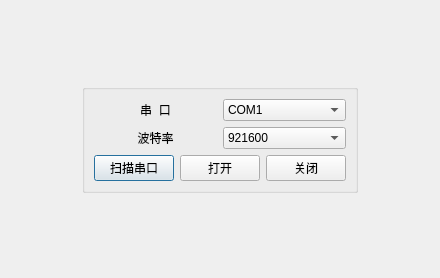
<?xml version="1.0" encoding="UTF-8"?>
<ui version="4.0">
 <class>Dialog</class>
 <widget class="QDialog" name="Dialog">
  <property name="geometry">
   <rect>
    <x>0</x>
    <y>0</y>
    <width>440</width>
    <height>278</height>
   </rect>
  </property>
  <property name="windowTitle">
   <string>Dialog</string>
  </property>
  <layout class="QGridLayout" name="gridLayout_2">
   <item row="0" column="0">
    <widget class="QGroupBox" name="groupBox">
     <property name="sizePolicy">
      <sizepolicy hsizetype="Fixed" vsizetype="Fixed">
       <horstretch>0</horstretch>
       <verstretch>0</verstretch>
      </sizepolicy>
     </property>
     <property name="title">
      <string/>
     </property>
     <layout class="QGridLayout" name="gridLayout">
      <item row="0" column="0">
       <layout class="QHBoxLayout" name="horizontalLayout">
        <item>
         <widget class="QLabel" name="label">
          <property name="sizePolicy">
           <sizepolicy hsizetype="Expanding" vsizetype="Preferred">
            <horstretch>0</horstretch>
            <verstretch>0</verstretch>
           </sizepolicy>
          </property>
          <property name="text">
           <string>串  口</string>
          </property>
          <property name="alignment">
           <set>Qt::AlignCenter</set>
          </property>
         </widget>
        </item>
        <item>
         <widget class="QComboBox" name="comboBox">
          <property name="sizePolicy">
           <sizepolicy hsizetype="Expanding" vsizetype="Fixed">
            <horstretch>0</horstretch>
            <verstretch>0</verstretch>
           </sizepolicy>
          </property>
          <item>
           <property name="text">
            <string>COM1</string>
           </property>
          </item>
         </widget>
        </item>
       </layout>
      </item>
      <item row="1" column="0">
       <layout class="QHBoxLayout" name="horizontalLayout_2">
        <item>
         <widget class="QLabel" name="label_2">
          <property name="sizePolicy">
           <sizepolicy hsizetype="Expanding" vsizetype="Preferred">
            <horstretch>0</horstretch>
            <verstretch>0</verstretch>
           </sizepolicy>
          </property>
          <property name="text">
           <string>波特率</string>
          </property>
          <property name="alignment">
           <set>Qt::AlignCenter</set>
          </property>
         </widget>
        </item>
        <item>
         <widget class="QComboBox" name="comboBox_2">
          <property name="sizePolicy">
           <sizepolicy hsizetype="Expanding" vsizetype="Fixed">
            <horstretch>0</horstretch>
            <verstretch>0</verstretch>
           </sizepolicy>
          </property>
          <item>
           <property name="text">
            <string>921600</string>
           </property>
          </item>
         </widget>
        </item>
       </layout>
      </item>
      <item row="2" column="0">
       <layout class="QHBoxLayout" name="horizontalLayout_3">
        <item>
         <widget class="QPushButton" name="pushButton">
          <property name="sizePolicy">
           <sizepolicy hsizetype="Preferred" vsizetype="Fixed">
            <horstretch>0</horstretch>
            <verstretch>0</verstretch>
           </sizepolicy>
          </property>
          <property name="text">
           <string>扫描串口</string>
          </property>
         </widget>
        </item>
        <item>
         <widget class="QPushButton" name="pushButton_2">
          <property name="sizePolicy">
           <sizepolicy hsizetype="Preferred" vsizetype="Fixed">
            <horstretch>0</horstretch>
            <verstretch>0</verstretch>
           </sizepolicy>
          </property>
          <property name="text">
           <string>打开</string>
          </property>
         </widget>
        </item>
        <item>
         <widget class="QPushButton" name="pushButton_3">
          <property name="text">
           <string>关闭</string>
          </property>
         </widget>
        </item>
       </layout>
      </item>
     </layout>
    </widget>
   </item>
  </layout>
 </widget>
 <resources/>
 <connections/>
</ui>
